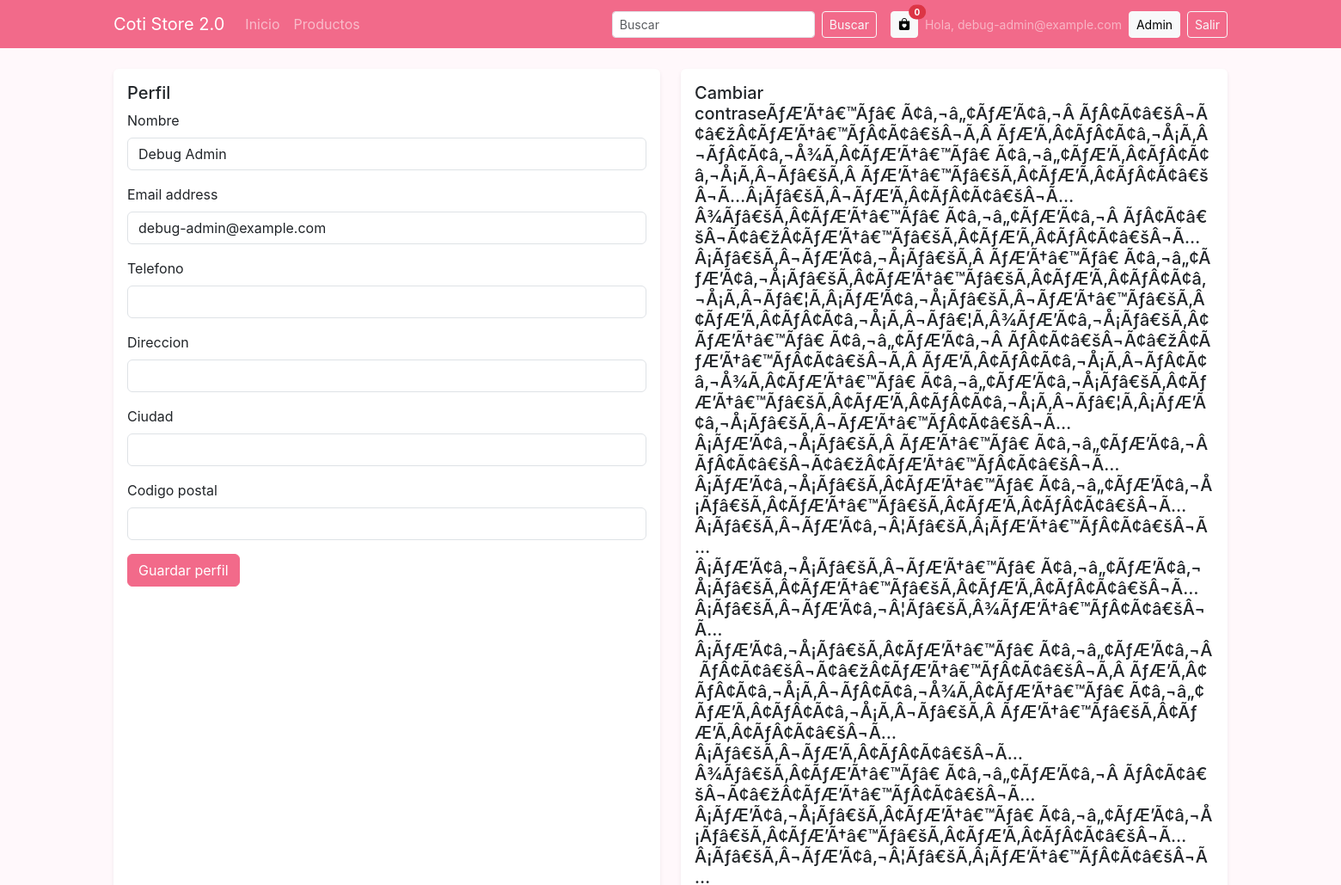
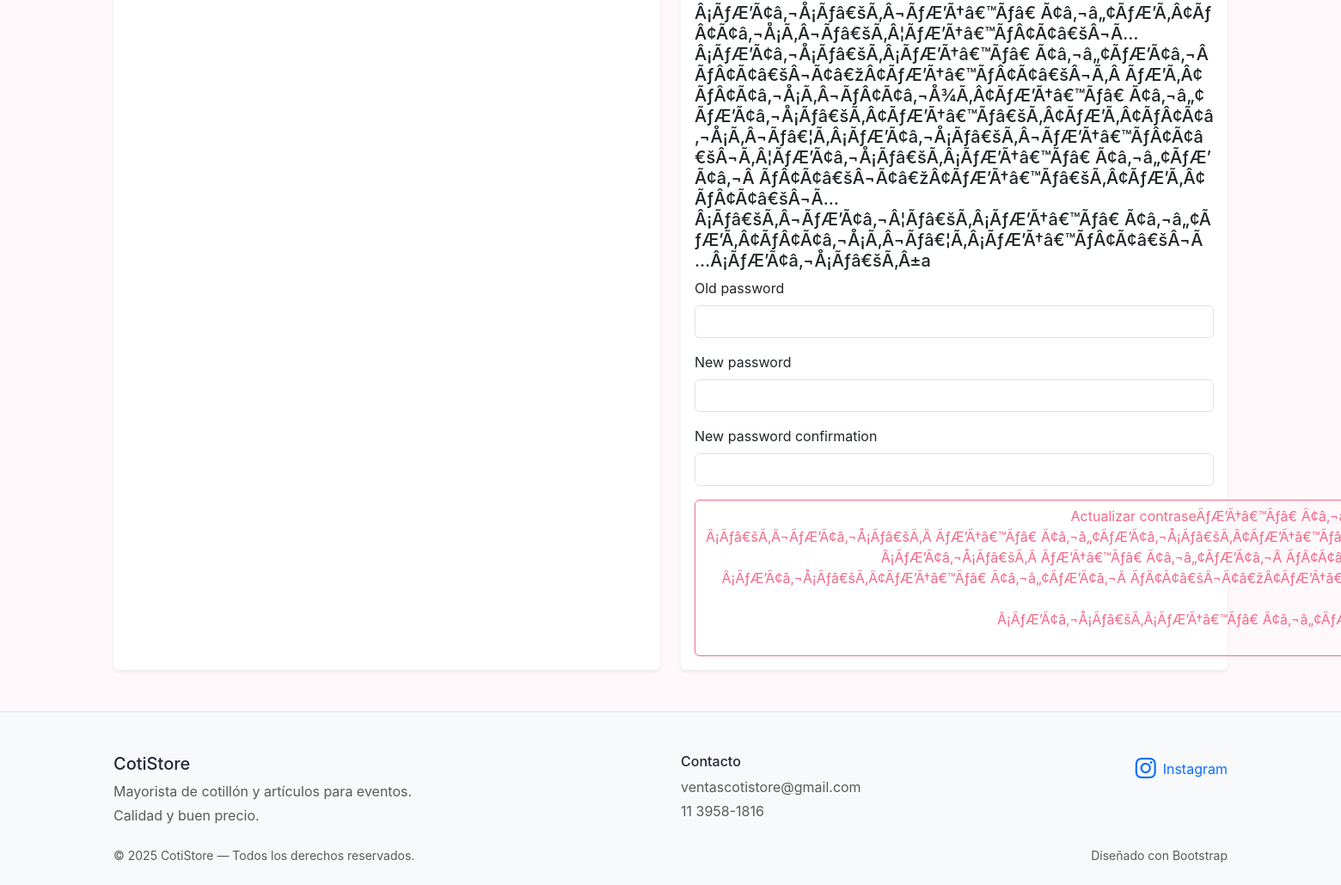
The page /account/ (signed in) on the database its author committed (2 pictures, top to bottom).
### users/models.py (models this page shows, shortened)
class CustomUser(AbstractUser):
    ROLE_CHOICES = (
        ("user", "Usuario"),
        ("admin", "Administrador"),
    )
    APPROVAL_CHOICES = (
        ("pending", "Pendiente"),
        ("approved", "Aprobado"),
        ("rejected", "Rechazado"),
    )
    name = models.CharField("nombre", max_length=150, blank=True, default="")
    phone = models.CharField("telefono", max_length=50, blank=True, default="")
    document_number = models.CharField("dni/cuil", max_length=40, blank=True, default="")
    address = models.CharField("direccion", max_length=255, blank=True, default="")
    city = models.CharField("ciudad", max_length=120, blank=True, default="")
    zip_code = models.CharField("codigo postal", max_length=20, blank=True, default="")
    avatar = models.ImageField("avatar", upload_to="avatars/", blank=True, null=True)
    role = models.CharField("rol", max_length=10, choices=ROLE_CHOICES, default="user")
    approval_status = models.CharField("estado de aprobacion", max_length=10, choices=APPROVAL_CHOICES, default="pending")
    welcome_email_sent_at = models.DateTimeField("bienvenida enviada el", null=True, blank=True)
    last_password_changed_at = models.DateTimeField("ultima clave cambiada el", null=True, blank=True)
    shipping_quote_amount = models.DecimalField("presupuesto de envio", max_digits=12, decimal_places=2, null=True, blank=True)
    shipping_quote_note = models.TextField("detalle de envio", blank=True, default="")
    shipping_quote_updated_at = models.DateTimeField("presupuesto de envio actualizado el", null=True, blank=True)
    groups = models.ManyToManyField(
        "auth.Group",
        related_name="customuser_set",
        blank=True,
        help_text="Grupos de permisos heredados."
    )
    user_permissions = models.ManyToManyField(
        "auth.Permission",
        related_name="customuser_set",
        blank=True,
        help_text="Permisos específicos para el usuario."
    )
    class Meta:
        verbose_name = "Usuario"
        verbose_name_plural = "Usuarios"

### users/views.py (the view, shortened to what this page needs)
# urls.py: path("account/", ProfileView.as_view(), name="account"),
class ProfileView(LoginRequiredMixin, generic.TemplateView):
    template_name = "account/profile.html"
    def get_context_data(self, **kwargs):
        ctx = super().get_context_data(**kwargs)
        ctx["title"] = "Perfil"
        ctx["profile_form"] = ProfileForm(instance=self.request.user)
        ctx["password_form"] = CustomPasswordChangeForm(self.request.user)
        return ctx

### users/forms.py
class ProfileForm(forms.ModelForm):
    class Meta:
        model = CustomUser
        fields = ["name", "email", "phone", "address", "city", "zip_code"]
        widgets = {
            "name": forms.TextInput(attrs={"class": "form-control"}),
            "email": forms.EmailInput(attrs={"class": "form-control"}),
            "phone": forms.TextInput(attrs={"class": "form-control"}),
            "address": forms.TextInput(attrs={"class": "form-control"}),
            "city": forms.TextInput(attrs={"class": "form-control"}),
            "zip_code": forms.TextInput(attrs={"class": "form-control"}),
        }

class CustomPasswordChangeForm(PasswordChangeForm):
    def __init__(self, *args, **kwargs):
        super().__init__(*args, **kwargs)
        for field in self.fields.values():
            field.widget.attrs.setdefault("class", "form-control")

### templates/account/profile.html (shortened to what this page needs)
{% extends "base.html" %}
{% block content %}
<div class="row g-4">
  <div class="col-lg-6">
    <div class="card border-0 shadow-sm h-100">
      <div class="card-body">
        <h5 class="card-title">Perfil</h5>
        <form method="post">
          {% for field in profile_form %}
            <div class="mb-3">
              <label class="form-label" for="{{ field.id_for_label }}">{{ field.label }}</label>
              {{ field }}
            </div>
          {% endfor %}
          <button class="btn btn-primary" type="submit">Guardar perfil</button>
        </form>
      </div>
    </div>
  </div>
  <div class="col-lg-6">
    <div class="card border-0 shadow-sm h-100">
      <div class="card-body">
        <h5 class="card-title">Cambiar contraseÃƒÆ’Ã†â€™Ãƒâ€ Ã¢â‚¬â„¢ÃƒÆ’Ã¢â‚¬Â ÃƒÂ¢Ã¢â€šÂ¬Ã¢â€žÂ¢ÃƒÆ’Ã†â€™ÃƒÂ¢Ã¢â€šÂ¬Ã‚Â ÃƒÆ’Ã‚Â¢ÃƒÂ¢Ã¢â‚¬Å¡Ã‚Â¬ÃƒÂ¢Ã¢â‚¬Å¾Ã‚Â¢ÃƒÆ’Ã†â€™Ãƒâ€ Ã¢â‚¬â„¢ÃƒÆ’Ã‚Â¢ÃƒÂ¢Ã¢â‚¬Å¡Ã‚Â¬Ãƒâ€šÃ‚Â ÃƒÆ’Ã†â€™Ãƒâ€šÃ‚Â¢ÃƒÆ’Ã‚Â¢ÃƒÂ¢Ã¢â€šÂ¬Ã…Â¡Ãƒâ€šÃ‚Â¬ÃƒÆ’Ã‚Â¢ÃƒÂ¢Ã¢â€šÂ¬Ã…Â¾Ãƒâ€šÃ‚Â¢ÃƒÆ’Ã†â€™Ãƒâ€ Ã¢â‚¬â„¢ÃƒÆ’Ã¢â‚¬Â ÃƒÂ¢Ã¢â€šÂ¬Ã¢â€žÂ¢ÃƒÆ’Ã†â€™Ãƒâ€šÃ‚Â¢ÃƒÆ’Ã‚Â¢ÃƒÂ¢Ã¢â€šÂ¬Ã…Â¡Ãƒâ€šÃ‚Â¬ÃƒÆ’Ã¢â‚¬Å¡Ãƒâ€šÃ‚Â ÃƒÆ’Ã†â€™Ãƒâ€ Ã¢â‚¬â„¢ÃƒÆ’Ã¢â‚¬Å¡Ãƒâ€šÃ‚Â¢ÃƒÆ’Ã†â€™Ãƒâ€šÃ‚Â¢ÃƒÆ’Ã‚Â¢ÃƒÂ¢Ã¢â‚¬Å¡Ã‚Â¬Ãƒâ€¦Ã‚Â¡ÃƒÆ’Ã¢â‚¬Å¡Ãƒâ€šÃ‚Â¬ÃƒÆ’Ã†â€™Ãƒâ€šÃ‚Â¢ÃƒÆ’Ã‚Â¢ÃƒÂ¢Ã¢â‚¬Å¡Ã‚Â¬Ãƒâ€¦Ã‚Â¾ÃƒÆ’Ã¢â‚¬Å¡Ãƒâ€šÃ‚Â¢ÃƒÆ’Ã†â€™Ãƒâ€ Ã¢â‚¬â„¢ÃƒÆ’Ã¢â‚¬Â ÃƒÂ¢Ã¢â€šÂ¬Ã¢â€žÂ¢ÃƒÆ’Ã†â€™ÃƒÂ¢Ã¢â€šÂ¬Ã‚Â ÃƒÆ’Ã‚Â¢ÃƒÂ¢Ã¢â‚¬Å¡Ã‚Â¬ÃƒÂ¢Ã¢â‚¬Å¾Ã‚Â¢ÃƒÆ’Ã†â€™Ãƒâ€ Ã¢â‚¬â„¢ÃƒÆ’Ã¢â‚¬Å¡Ãƒâ€šÃ‚Â¢ÃƒÆ’Ã†â€™Ãƒâ€šÃ‚Â¢ÃƒÆ’Ã‚Â¢ÃƒÂ¢Ã¢â‚¬Å¡Ã‚Â¬Ãƒâ€¦Ã‚Â¡ÃƒÆ’Ã¢â‚¬Å¡Ãƒâ€šÃ‚Â¬ÃƒÆ’Ã†â€™ÃƒÂ¢Ã¢â€šÂ¬Ã…Â¡ÃƒÆ’Ã¢â‚¬Å¡Ãƒâ€šÃ‚Â ÃƒÆ’Ã†â€™Ãƒâ€ Ã¢â‚¬â„¢ÃƒÆ’Ã¢â‚¬Â ÃƒÂ¢Ã¢â€šÂ¬Ã¢â€žÂ¢ÃƒÆ’Ã†â€™ÃƒÂ¢Ã¢â€šÂ¬Ã…Â¡ÃƒÆ’Ã¢â‚¬Å¡Ãƒâ€šÃ‚Â¢ÃƒÆ’Ã†â€™Ãƒâ€ Ã¢â‚¬â„¢ÃƒÆ’Ã¢â‚¬Å¡Ãƒâ€šÃ‚Â¢ÃƒÆ’Ã†â€™Ãƒâ€šÃ‚Â¢ÃƒÆ’Ã‚Â¢ÃƒÂ¢Ã¢â€šÂ¬Ã…Â¡Ãƒâ€šÃ‚Â¬ÃƒÆ’Ã¢â‚¬Â¦Ãƒâ€šÃ‚Â¡ÃƒÆ’Ã†â€™ÃƒÂ¢Ã¢â€šÂ¬Ã…Â¡ÃƒÆ’Ã¢â‚¬Å¡Ãƒâ€šÃ‚Â¬ÃƒÆ’Ã†â€™Ãƒâ€ Ã¢â‚¬â„¢ÃƒÆ’Ã¢â‚¬Å¡Ãƒâ€šÃ‚Â¢ÃƒÆ’Ã†â€™Ãƒâ€šÃ‚Â¢ÃƒÆ’Ã‚Â¢ÃƒÂ¢Ã¢â€šÂ¬Ã…Â¡Ãƒâ€šÃ‚Â¬ÃƒÆ’Ã¢â‚¬Â¦Ãƒâ€šÃ‚Â¾ÃƒÆ’Ã†â€™ÃƒÂ¢Ã¢â€šÂ¬Ã…Â¡ÃƒÆ’Ã¢â‚¬Å¡Ãƒâ€šÃ‚Â¢ÃƒÆ’Ã†â€™Ãƒâ€ Ã¢â‚¬â„¢ÃƒÆ’Ã¢â‚¬Â ÃƒÂ¢Ã¢â€šÂ¬Ã¢â€žÂ¢ÃƒÆ’Ã†â€™ÃƒÂ¢Ã¢â€šÂ¬Ã‚Â ÃƒÆ’Ã‚Â¢ÃƒÂ¢Ã¢â‚¬Å¡Ã‚Â¬ÃƒÂ¢Ã¢â‚¬Å¾Ã‚Â¢ÃƒÆ’Ã†â€™Ãƒâ€ Ã¢â‚¬â„¢ÃƒÆ’Ã‚Â¢ÃƒÂ¢Ã¢â‚¬Å¡Ã‚Â¬Ãƒâ€šÃ‚Â ÃƒÆ’Ã†â€™Ãƒâ€šÃ‚Â¢ÃƒÆ’Ã‚Â¢ÃƒÂ¢Ã¢â€šÂ¬Ã…Â¡Ãƒâ€šÃ‚Â¬ÃƒÆ’Ã‚Â¢ÃƒÂ¢Ã¢â€šÂ¬Ã…Â¾Ãƒâ€šÃ‚Â¢ÃƒÆ’Ã†â€™Ãƒâ€ Ã¢â‚¬â„¢ÃƒÆ’Ã¢â‚¬Â ÃƒÂ¢Ã¢â€šÂ¬Ã¢â€žÂ¢ÃƒÆ’Ã†â€™ÃƒÂ¢Ã¢â€šÂ¬Ã…Â¡ÃƒÆ’Ã¢â‚¬Å¡Ãƒâ€šÃ‚Â¢ÃƒÆ’Ã†â€™Ãƒâ€ Ã¢â‚¬â„¢ÃƒÆ’Ã¢â‚¬Å¡Ãƒâ€šÃ‚Â¢ÃƒÆ’Ã†â€™Ãƒâ€šÃ‚Â¢ÃƒÆ’Ã‚Â¢ÃƒÂ¢Ã¢â€šÂ¬Ã…Â¡Ãƒâ€šÃ‚Â¬ÃƒÆ’Ã¢â‚¬Â¦Ãƒâ€šÃ‚Â¡ÃƒÆ’Ã†â€™ÃƒÂ¢Ã¢â€šÂ¬Ã…Â¡ÃƒÆ’Ã¢â‚¬Å¡Ãƒâ€šÃ‚Â¬ÃƒÆ’Ã†â€™Ãƒâ€ Ã¢â‚¬â„¢ÃƒÆ’Ã‚Â¢ÃƒÂ¢Ã¢â‚¬Å¡Ã‚Â¬Ãƒâ€šÃ‚Â¦ÃƒÆ’Ã†â€™ÃƒÂ¢Ã¢â€šÂ¬Ã…Â¡ÃƒÆ’Ã¢â‚¬Å¡Ãƒâ€šÃ‚Â¡ÃƒÆ’Ã†â€™Ãƒâ€ Ã¢â‚¬â„¢ÃƒÆ’Ã¢â‚¬Â ÃƒÂ¢Ã¢â€šÂ¬Ã¢â€žÂ¢ÃƒÆ’Ã†â€™ÃƒÂ¢Ã¢â€šÂ¬Ã‚Â ÃƒÆ’Ã‚Â¢ÃƒÂ¢Ã¢â‚¬Å¡Ã‚Â¬ÃƒÂ¢Ã¢â‚¬Å¾Ã‚Â¢ÃƒÆ’Ã†â€™Ãƒâ€ Ã¢â‚¬â„¢ÃƒÆ’Ã¢â‚¬Å¡Ãƒâ€šÃ‚Â¢ÃƒÆ’Ã†â€™Ãƒâ€šÃ‚Â¢ÃƒÆ’Ã‚Â¢ÃƒÂ¢Ã¢â‚¬Å¡Ã‚Â¬Ãƒâ€¦Ã‚Â¡ÃƒÆ’Ã¢â‚¬Å¡Ãƒâ€šÃ‚Â¬ÃƒÆ’Ã†â€™ÃƒÂ¢Ã¢â€šÂ¬Ã‚Â¦ÃƒÆ’Ã¢â‚¬Å¡Ãƒâ€šÃ‚Â¡ÃƒÆ’Ã†â€™Ãƒâ€ Ã¢â‚¬â„¢ÃƒÆ’Ã¢â‚¬Â ÃƒÂ¢Ã¢â€šÂ¬Ã¢â€žÂ¢ÃƒÆ’Ã†â€™Ãƒâ€šÃ‚Â¢ÃƒÆ’Ã‚Â¢ÃƒÂ¢Ã¢â€šÂ¬Ã…Â¡Ãƒâ€šÃ‚Â¬ÃƒÆ’Ã¢â‚¬Â¦Ãƒâ€šÃ‚Â¡ÃƒÆ’Ã†â€™Ãƒâ€ Ã¢â‚¬â„¢ÃƒÆ’Ã‚Â¢ÃƒÂ¢Ã¢â‚¬Å¡Ã‚Â¬Ãƒâ€¦Ã‚Â¡ÃƒÆ’Ã†â€™ÃƒÂ¢Ã¢â€šÂ¬Ã…Â¡ÃƒÆ’Ã¢â‚¬Å¡Ãƒâ€šÃ‚Â±a</h5>
        <form method="post">
          {% for field in password_form %}
            <div class="mb-3">
              <label class="form-label" for="{{ field.id_for_label }}">{{ field.label }}</label>
              {{ field }}
            </div>
          {% endfor %}
          <button class="btn btn-outline-primary" type="submit">Actualizar contraseÃƒÆ’Ã†â€™Ãƒâ€ Ã¢â‚¬â„¢ÃƒÆ’Ã¢â‚¬Â ÃƒÂ¢Ã¢â€šÂ¬Ã¢â€žÂ¢ÃƒÆ’Ã†â€™ÃƒÂ¢Ã¢â€šÂ¬Ã‚Â ÃƒÆ’Ã‚Â¢ÃƒÂ¢Ã¢â‚¬Å¡Ã‚Â¬ÃƒÂ¢Ã¢â‚¬Å¾Ã‚Â¢ÃƒÆ’Ã†â€™Ãƒâ€ Ã¢â‚¬â„¢ÃƒÆ’Ã‚Â¢ÃƒÂ¢Ã¢â‚¬Å¡Ã‚Â¬Ãƒâ€šÃ‚Â ÃƒÆ’Ã†â€™Ãƒâ€šÃ‚Â¢ÃƒÆ’Ã‚Â¢ÃƒÂ¢Ã¢â€šÂ¬Ã…Â¡Ãƒâ€šÃ‚Â¬ÃƒÆ’Ã‚Â¢ÃƒÂ¢Ã¢â€šÂ¬Ã…Â¾Ãƒâ€šÃ‚Â¢ÃƒÆ’Ã†â€™Ãƒâ€ Ã¢â‚¬â„¢ÃƒÆ’Ã¢â‚¬Â ÃƒÂ¢Ã¢â€šÂ¬Ã¢â€žÂ¢ÃƒÆ’Ã†â€™Ãƒâ€šÃ‚Â¢ÃƒÆ’Ã‚Â¢ÃƒÂ¢Ã¢â€šÂ¬Ã…Â¡Ãƒâ€šÃ‚Â¬ÃƒÆ’Ã¢â‚¬Å¡Ãƒâ€šÃ‚Â ÃƒÆ’Ã†â€™Ãƒâ€ Ã¢â‚¬â„¢ÃƒÆ’Ã¢â‚¬Å¡Ãƒâ€šÃ‚Â¢ÃƒÆ’Ã†â€™Ãƒâ€šÃ‚Â¢ÃƒÆ’Ã‚Â¢ÃƒÂ¢Ã¢â‚¬Å¡Ã‚Â¬Ãƒâ€¦Ã‚Â¡ÃƒÆ’Ã¢â‚¬Å¡Ãƒâ€šÃ‚Â¬ÃƒÆ’Ã†â€™Ãƒâ€šÃ‚Â¢ÃƒÆ’Ã‚Â¢ÃƒÂ¢Ã¢â‚¬Å¡Ã‚Â¬Ãƒâ€¦Ã‚Â¾ÃƒÆ’Ã¢â‚¬Å¡Ãƒâ€šÃ‚Â¢ÃƒÆ’Ã†â€™Ãƒâ€ Ã¢â‚¬â„¢ÃƒÆ’Ã¢â‚¬Â ÃƒÂ¢Ã¢â€šÂ¬Ã¢â€žÂ¢ÃƒÆ’Ã†â€™ÃƒÂ¢Ã¢â€šÂ¬Ã‚Â ÃƒÆ’Ã‚Â¢ÃƒÂ¢Ã¢â‚¬Å¡Ã‚Â¬ÃƒÂ¢Ã¢â‚¬Å¾Ã‚Â¢ÃƒÆ’Ã†â€™Ãƒâ€ Ã¢â‚¬â„¢ÃƒÆ’Ã¢â‚¬Å¡Ãƒâ€šÃ‚Â¢ÃƒÆ’Ã†â€™Ãƒâ€šÃ‚Â¢ÃƒÆ’Ã‚Â¢ÃƒÂ¢Ã¢â‚¬Å¡Ã‚Â¬Ãƒâ€¦Ã‚Â¡ÃƒÆ’Ã¢â‚¬Å¡Ãƒâ€šÃ‚Â¬ÃƒÆ’Ã†â€™ÃƒÂ¢Ã¢â€šÂ¬Ã…Â¡ÃƒÆ’Ã¢â‚¬Å¡Ãƒâ€šÃ‚Â ÃƒÆ’Ã†â€™Ãƒâ€ Ã¢â‚¬â„¢ÃƒÆ’Ã¢â‚¬Â ÃƒÂ¢Ã¢â€šÂ¬Ã¢â€žÂ¢ÃƒÆ’Ã†â€™ÃƒÂ¢Ã¢â€šÂ¬Ã…Â¡ÃƒÆ’Ã¢â‚¬Å¡Ãƒâ€šÃ‚Â¢ÃƒÆ’Ã†â€™Ãƒâ€ Ã¢â‚¬â„¢ÃƒÆ’Ã¢â‚¬Å¡Ãƒâ€šÃ‚Â¢ÃƒÆ’Ã†â€™Ãƒâ€šÃ‚Â¢ÃƒÆ’Ã‚Â¢ÃƒÂ¢Ã¢â€šÂ¬Ã…Â¡Ãƒâ€šÃ‚Â¬ÃƒÆ’Ã¢â‚¬Â¦Ãƒâ€šÃ‚Â¡ÃƒÆ’Ã†â€™ÃƒÂ¢Ã¢â€šÂ¬Ã…Â¡ÃƒÆ’Ã¢â‚¬Å¡Ãƒâ€šÃ‚Â¬ÃƒÆ’Ã†â€™Ãƒâ€ Ã¢â‚¬â„¢ÃƒÆ’Ã¢â‚¬Å¡Ãƒâ€šÃ‚Â¢ÃƒÆ’Ã†â€™Ãƒâ€šÃ‚Â¢ÃƒÆ’Ã‚Â¢ÃƒÂ¢Ã¢â€šÂ¬Ã…Â¡Ãƒâ€šÃ‚Â¬ÃƒÆ’Ã¢â‚¬Â¦Ãƒâ€šÃ‚Â¾ÃƒÆ’Ã†â€™ÃƒÂ¢Ã¢â€šÂ¬Ã…Â¡ÃƒÆ’Ã¢â‚¬Å¡Ãƒâ€šÃ‚Â¢ÃƒÆ’Ã†â€™Ãƒâ€ Ã¢â‚¬â„¢ÃƒÆ’Ã¢â‚¬Â ÃƒÂ¢Ã¢â€šÂ¬Ã¢â€žÂ¢ÃƒÆ’Ã†â€™ÃƒÂ¢Ã¢â€šÂ¬Ã‚Â ÃƒÆ’Ã‚Â¢ÃƒÂ¢Ã¢â‚¬Å¡Ã‚Â¬ÃƒÂ¢Ã¢â‚¬Å¾Ã‚Â¢ÃƒÆ’Ã†â€™Ãƒâ€ Ã¢â‚¬â„¢ÃƒÆ’Ã‚Â¢ÃƒÂ¢Ã¢â‚¬Å¡Ã‚Â¬Ãƒâ€šÃ‚Â ÃƒÆ’Ã†â€™Ãƒâ€šÃ‚Â¢ÃƒÆ’Ã‚Â¢ÃƒÂ¢Ã¢â€šÂ¬Ã…Â¡Ãƒâ€šÃ‚Â¬ÃƒÆ’Ã‚Â¢ÃƒÂ¢Ã¢â€šÂ¬Ã…Â¾Ãƒâ€šÃ‚Â¢ÃƒÆ’Ã†â€™Ãƒâ€ Ã¢â‚¬â„¢ÃƒÆ’Ã¢â‚¬Â ÃƒÂ¢Ã¢â€šÂ¬Ã¢â€žÂ¢ÃƒÆ’Ã†â€™ÃƒÂ¢Ã¢â€šÂ¬Ã…Â¡ÃƒÆ’Ã¢â‚¬Å¡Ãƒâ€šÃ‚Â¢ÃƒÆ’Ã†â€™Ãƒâ€ Ã¢â‚¬â„¢ÃƒÆ’Ã¢â‚¬Å¡Ãƒâ€šÃ‚Â¢ÃƒÆ’Ã†â€™Ãƒâ€šÃ‚Â¢ÃƒÆ’Ã‚Â¢ÃƒÂ¢Ã¢â€šÂ¬Ã…Â¡Ãƒâ€šÃ‚Â¬ÃƒÆ’Ã¢â‚¬Â¦Ãƒâ€šÃ‚Â¡ÃƒÆ’Ã†â€™ÃƒÂ¢Ã¢â€šÂ¬Ã…Â¡ÃƒÆ’Ã¢â‚¬Å¡Ãƒâ€šÃ‚Â¬ÃƒÆ’Ã†â€™Ãƒâ€ Ã¢â‚¬â„¢ÃƒÆ’Ã‚Â¢ÃƒÂ¢Ã¢â‚¬Å¡Ã‚Â¬Ãƒâ€šÃ‚Â¦ÃƒÆ’Ã†â€™ÃƒÂ¢Ã¢â€šÂ¬Ã…Â¡ÃƒÆ’Ã¢â‚¬Å¡Ãƒâ€šÃ‚Â¡ÃƒÆ’Ã†â€™Ãƒâ€ Ã¢â‚¬â„¢ÃƒÆ’Ã¢â‚¬Â ÃƒÂ¢Ã¢â€šÂ¬Ã¢â€žÂ¢ÃƒÆ’Ã†â€™ÃƒÂ¢Ã¢â€šÂ¬Ã‚Â ÃƒÆ’Ã‚Â¢ÃƒÂ¢Ã¢â‚¬Å¡Ã‚Â¬ÃƒÂ¢Ã¢â‚¬Å¾Ã‚Â¢ÃƒÆ’Ã†â€™Ãƒâ€ Ã¢â‚¬â„¢ÃƒÆ’Ã¢â‚¬Å¡Ãƒâ€šÃ‚Â¢ÃƒÆ’Ã†â€™Ãƒâ€šÃ‚Â¢ÃƒÆ’Ã‚Â¢ÃƒÂ¢Ã¢â‚¬Å¡Ã‚Â¬Ãƒâ€¦Ã‚Â¡ÃƒÆ’Ã¢â‚¬Å¡Ãƒâ€šÃ‚Â¬ÃƒÆ’Ã†â€™ÃƒÂ¢Ã¢â€šÂ¬Ã‚Â¦ÃƒÆ’Ã¢â‚¬Å¡Ãƒâ€šÃ‚Â¡ÃƒÆ’Ã†â€™Ãƒâ€ Ã¢â‚¬â„¢ÃƒÆ’Ã¢â‚¬Â ÃƒÂ¢Ã¢â€šÂ¬Ã¢â€žÂ¢ÃƒÆ’Ã†â€™Ãƒâ€šÃ‚Â¢ÃƒÆ’Ã‚Â¢ÃƒÂ¢Ã¢â€šÂ¬Ã…Â¡Ãƒâ€šÃ‚Â¬ÃƒÆ’Ã¢â‚¬Â¦Ãƒâ€šÃ‚Â¡ÃƒÆ’Ã†â€™Ãƒâ€ Ã¢â‚¬â„¢ÃƒÆ’Ã‚Â¢ÃƒÂ¢Ã¢â‚¬Å¡Ã‚Â¬Ãƒâ€¦Ã‚Â¡ÃƒÆ’Ã†â€™ÃƒÂ¢Ã¢â€šÂ¬Ã…Â¡ÃƒÆ’Ã¢â‚¬Å¡Ãƒâ€šÃ‚Â±a</button>
        </form>
      </div>
    </div>
  </div>
</div>
{% endblock %}

### templates/base.html (shortened to what this page needs)
<!DOCTYPE html>
<html lang="es">
<head>
  <link rel="stylesheet" href="https://cdn.jsdelivr.net/npm/bootstrap@5.3.3/dist/css/bootstrap.min.css">
  <link rel="stylesheet" href="https://cdn.jsdelivr.net/npm/bootstrap-icons@1.11.3/font/bootstrap-icons.css">
</head>
<body>
  <nav class="navbar navbar-expand-lg navbar-dark navbar-custom mb-4">
    <div class="container">
      <a class="navbar-brand d-flex align-items-center gap-2" href="/">
        <span>Coti Store 2.0</span>
      </a>
      <div class="collapse navbar-collapse" id="mainNav">
        <ul class="navbar-nav me-auto">
          <li class="nav-item"><a class="nav-link" href="/">Inicio</a></li>
          <li class="nav-item"><a class="nav-link" href="{% url 'catalogo' %}">Productos</a></li>
        </ul>
        <form class="d-flex me-3" action="{% url 'catalogo' %}" method="get" role="search">
          <input class="form-control form-control-sm me-2" type="search" name="q" placeholder="Buscar" aria-label="Buscar">
          <button class="btn btn-sm btn-outline-light" type="submit">Buscar</button>
        </form>
        <div class="d-flex align-items-center gap-2">
          <button class="btn btn-sm btn-light position-relative" type="button" data-bs-toggle="offcanvas" data-bs-target="#offcanvasScrolling" aria-controls="offcanvasScrolling" title="Carrito">
            <i class="bi bi-bag-heart-fill"></i>
            <span class="position-absolute top-0 start-100 translate-middle badge rounded-pill bg-danger" id="cartCountBadge" style="font-size:10px;">0</span>
          </button>
          {% if user.is_authenticated %}
            <span class="text-white-50 small d-none d-md-inline">Hola, {{ user.username }}</span>
            {% if user.is_staff or user.is_superuser %}
              <a class="btn btn-sm btn-light" href="{% url 'admin:index' %}">Admin</a>
            {% else %}
              <a class="btn btn-sm btn-light" href="{% url 'account' %}">Mi cuenta</a>
            {% endif %}
            <form action="{% url 'logout' %}" method="post" class="d-inline">
              <button class="btn btn-sm btn-outline-light" type="submit">Salir</button>
            </form>
          {% else %}
            <a class="btn btn-sm btn-outline-light" href="{% url 'login' %}">Iniciar sesión</a>
            <a class="btn btn-sm btn-light" href="{% url 'signup' %}">Registrarse</a>
          {% endif %}
        </div>
      </div>
    </div>
  </nav>
  <main class="container mb-5">
    {% block content %}{% endblock %}
  </main>
  <footer class="pt-5 pb-4 bg-light border-top">
    <div class="container">
      <div class="row g-4">
        <div class="col-md-6">
          <h5 class="mb-2">CotiStore</h5>
          <p class="mb-1 text-muted">Mayorista de cotillón y artículos para eventos.</p>
          <p class="mb-0 text-muted">Calidad y buen precio.</p>
        </div>
        <div class="col-md-3">
          <h6 class="mb-2">Contacto</h6>
          <p class="mb-1 text-muted">ventascotistore@gmail.com</p>
          <p class="mb-0 text-muted">11 3958-1816</p>
        </div>
        <div class="col-md-3 d-flex align-items-start justify-content-md-end">
          <a class="text-primary d-flex align-items-center gap-2 text-decoration-none" href="https://www.instagram.com/cotistore_mayorista" target="_blank" rel="noopener noreferrer">
            <i class="bi bi-instagram fs-4"></i>
            <span>Instagram</span>
          </a>
        </div>
      </div>
      <div class="d-flex justify-content-between align-items-center small text-muted mt-4">
        <span>&copy; 2025 CotiStore — Todos los derechos reservados.</span>
        <span>Diseñado con Bootstrap</span>
      </div>
    </div>
  </footer>
</body>
</html>

### rows shown on the page
CustomUser: username "debug-admin@example.com", profile_form "Debug Admin" "debug-admin@example.com"

### other values the page prints
{{ field.label }} "Nombre" "Email address" "Telefono" "Direccion" "Ciudad" "Codigo postal"
{{ field.label }} "Old password" "New password" "New password confirmation"
